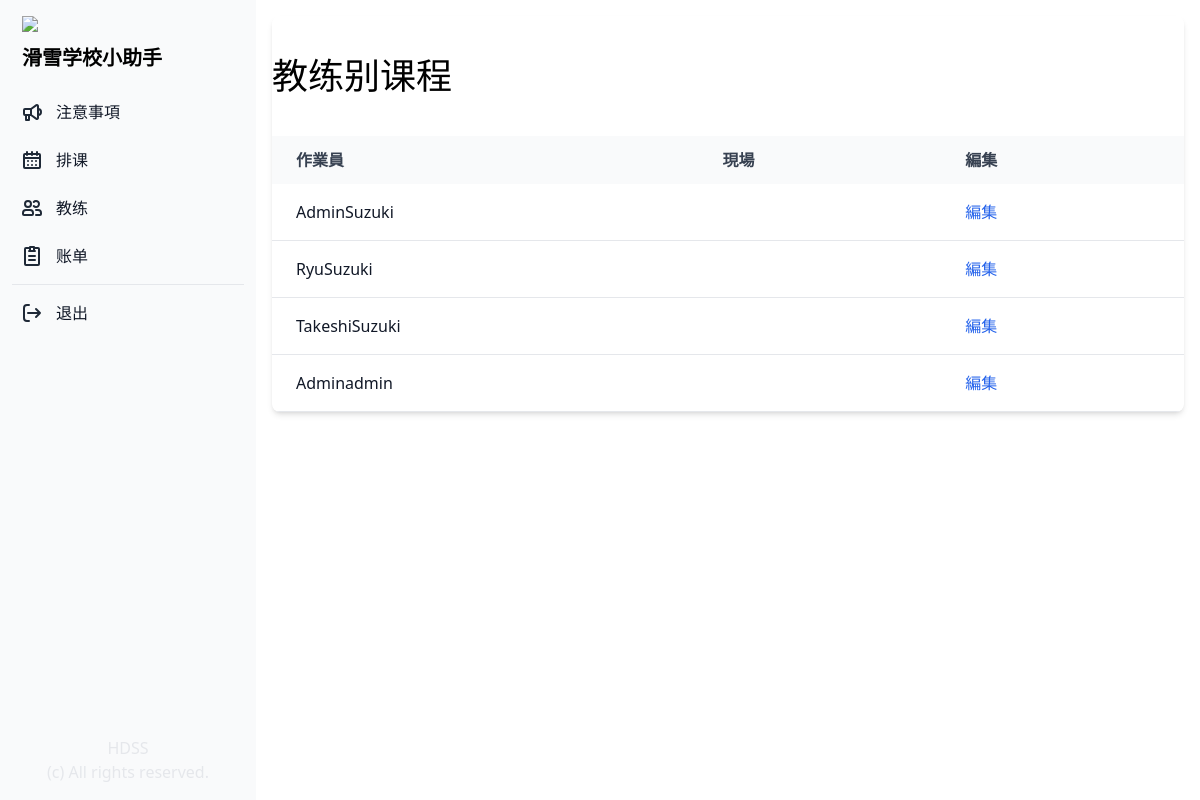
The page /profile_lesson/ (signed in) on the database its author committed.
### manager/models.py (models this page shows)
class Profile(models.Model):
    COLORS = (
        ('#808080', '灰色'),
        ('#ff6961', '赤色'),
        ('#ffb480', '橙色'),
        ('#f8f38d', '黄色'),
        ('#42d6a4', '緑色'),
        ('#08cad1', '水色'),
        ('#59adf6', '青色'),
        ('#9d94ff', '紫色'),
        ('#c780e8', '桃色'),
    )
    TYPE = (
        ('管理', '管理'),
        ('教练', '教练'),
        ('其他', '其他'),
    )
    SKI = (
        ('双板无极', '双板无极'),
        ('双板1级', '双板1级'),
        ('双板2级', '双板2级'),
        ('双板3级', '双板3级'),
        ('双板4级', '双板4级'),
    )
    SNOWBOARD = (
        ('单板无极', '单板无极'),
        ('单板1级', '单板1级'),
        ('单板2级', '单板2级'),
        ('单板3级', '单板3级'),
        ('单板4级', '单板4级'),
    )
    SKI_SYSTEM = (
        ('加拿大', '加拿大'),
        ('新西兰', '新西兰'),
        ('澳洲', '澳洲'),
        ('日本', '日本'),
        ('其他', '其他'),
        ('无', '无'),
    )
    SNOWBOARD_SYSTEM = (
        ('加拿大', '加拿大'),
        ('新西兰', '新西兰'),
        ('澳洲', '澳洲'),
        ('日本', '日本'),
        ('其他', '其他'),
        ('无', '无'),
    )
    user = models.OneToOneField(User, on_delete=models.CASCADE)
    birthday = models.DateField("生年月日", blank=True, null=True)
    color = models.CharField("教练色", max_length=30, choices=COLORS)
    contract_type = models.CharField("职务", max_length=50, choices=TYPE, default='教练')
    fullname = models.CharField("姓名", max_length=20, blank=True)
    phone = models.CharField("電話", max_length=20, blank=True)
    email = models.CharField("邮箱", max_length=50, blank=True)
    wechat = models.CharField("微信", max_length=20, blank=True)
    whatsapp = models.CharField("Whatsapp", max_length=20, blank=True)
    line = models.CharField("LINE", max_length=20, blank=True)
    ski_system = models.CharField("双板体系", max_length=50, choices=SKI_SYSTEM, default='加拿大')
    snowboard_system = models.CharField("单板体系", max_length=50, choices=SNOWBOARD_SYSTEM, default='加拿大')
    ski = models.CharField("级别", max_length=50, choices=SKI, default='双板1级')
    snowboard = models.CharField("级别", max_length=50, choices=SNOWBOARD, default='单板1级')
    accommodation = models.CharField("宿舍", max_length=20, blank=True)
    commission = models.DecimalField("提成", max_digits=10, decimal_places=2, default=0.00)
    note = models.CharField("備考", max_length=500, blank=True)
    is_active = models.BooleanField("現役中", default=True)
    date_created = models.DateTimeField("作成日", auto_now_add=True)
    updated_at = models.DateTimeField("更新日", auto_now=True)
    def __str__(self):
        return f"{self.fullname}"

### manager/views.py (the view)
# urls.py: path('profile_lesson/', views.profile_lesson, name="profile_lesson"),
@login_required(login_url='/login_user/')
def profile_lesson(request):
    if request.user.is_authenticated:
        profiles = Profile.objects.all()
        lessons = Lesson.objects.all().order_by('-date_created')
    return render(request, "lesson/profile_lesson.html", {"profiles": profiles, "lessons": lessons})

### manager/templates/lesson/profile_lesson.html (shortened to what this page needs)
{% extends "base.html" %}
{% block content %}
<div class="p-4 sm:ml-64">
    <div class="relative overflow-x-auto shadow-md sm:rounded-lg">
        <div class="px-auto">
            <h1 class="text-4xl py-10">教练别课程</h1>
        </div>
        <table class="w-full text-normal text-left rtl:text-right text-gray-500 dark:text-gray-400">
            <thead
                class="text-normal text-gray-700 uppercase bg-gray-50 whitespace-nowrap dark:bg-gray-700 dark:text-gray-400">
                <tr>
                    <th scope="col" class="px-6 py-3">
                        作業員
                    </th>
                    <th scope="col" class="px-6 py-3">
                        現場
                    </th>
                    <th scope="col" class="px-6 py-3">
                        編集
                    </th>
                </tr>
            </thead>
            <tbody>
                {% if profiles %}
                {% for profile in profiles %}
                <tr class="border-b">
                    <th scope="row" class="pl-6 pr-3 py-4 font-medium whitespace-nowrap text-gray-900">
                        <a href="#">
                            <a href="{% url 'update_profile' profile.id %}">{{ profile }}
                            </a>
                    </th>
                    <td class="px-6 py-4 whitespace-nowrap">
                    </td>
                    <td class="px-6 py-4 whitespace-nowrap">
                        <a href="#" class="font-medium text-blue-600 hover:underline">編集</a>
                    </td>
                </tr>
                {% endfor %}
                {% endif %}
            </tbody>
        </table>
    </div>
</div>
{% endblock content %}

### rows shown on the page
Profile: fullname "AdminSuzuki"
Profile: fullname "RyuSuzuki"
Profile: fullname "TakeshiSuzuki"
Profile: fullname "Adminadmin"
